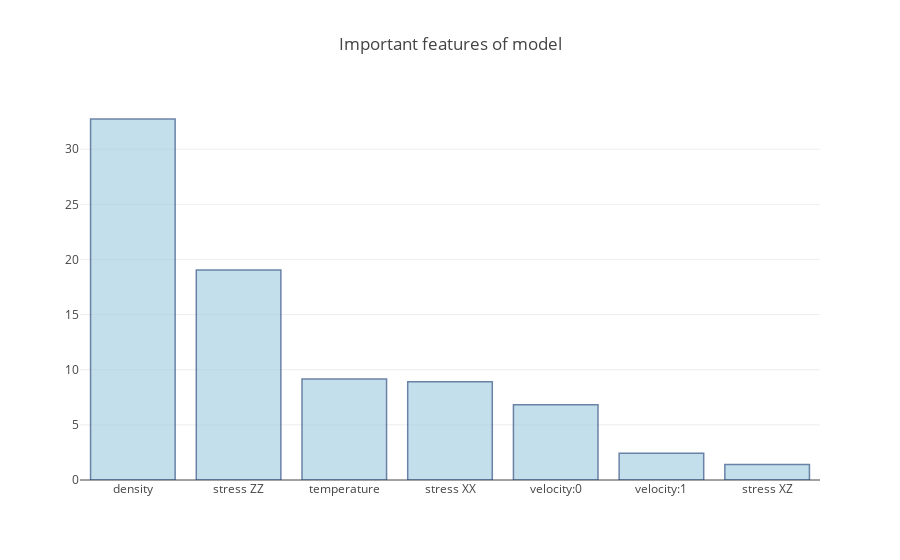

Notebook cell for this chart:
### Code cell
trace0 = go.Bar(
    x= sorted_features,
    y= nn_scores,
#     text=['27% market share', '24% market share', '19% market share'],
    marker=dict(
        color='rgb(158,202,225)',
        line=dict(
            color='rgb(8,48,107)',
            width=1.5,
        )
    ),
    opacity=0.6
)

data = [trace0]
layout = go.Layout(
    title= 'Important features of model',
)

fig = go.Figure(data=data, layout=layout)
py.iplot(fig, filename='text-hover-bar')

### Figure 1 — Plotly figure (JSON) as saved in the notebook; plotly's stock layout.template omitted (floating-point values rounded to 4 significant figures)
{"data": [{"marker": {"color": "rgb(158,202,225)", "line": {"color": "rgb(8,48,107)", "width": 1.5}}, "opacity": 0.6, "type": "bar", "x": ["density", "stress ZZ", "temperature", "stress XX", "velocity:0", "velocity:1", "stress XZ"], "y": [32.74, 19.04, 9.149, 8.908, 6.835, 2.416, 1.411]}], "layout": {"title": "Important features of model"}}
